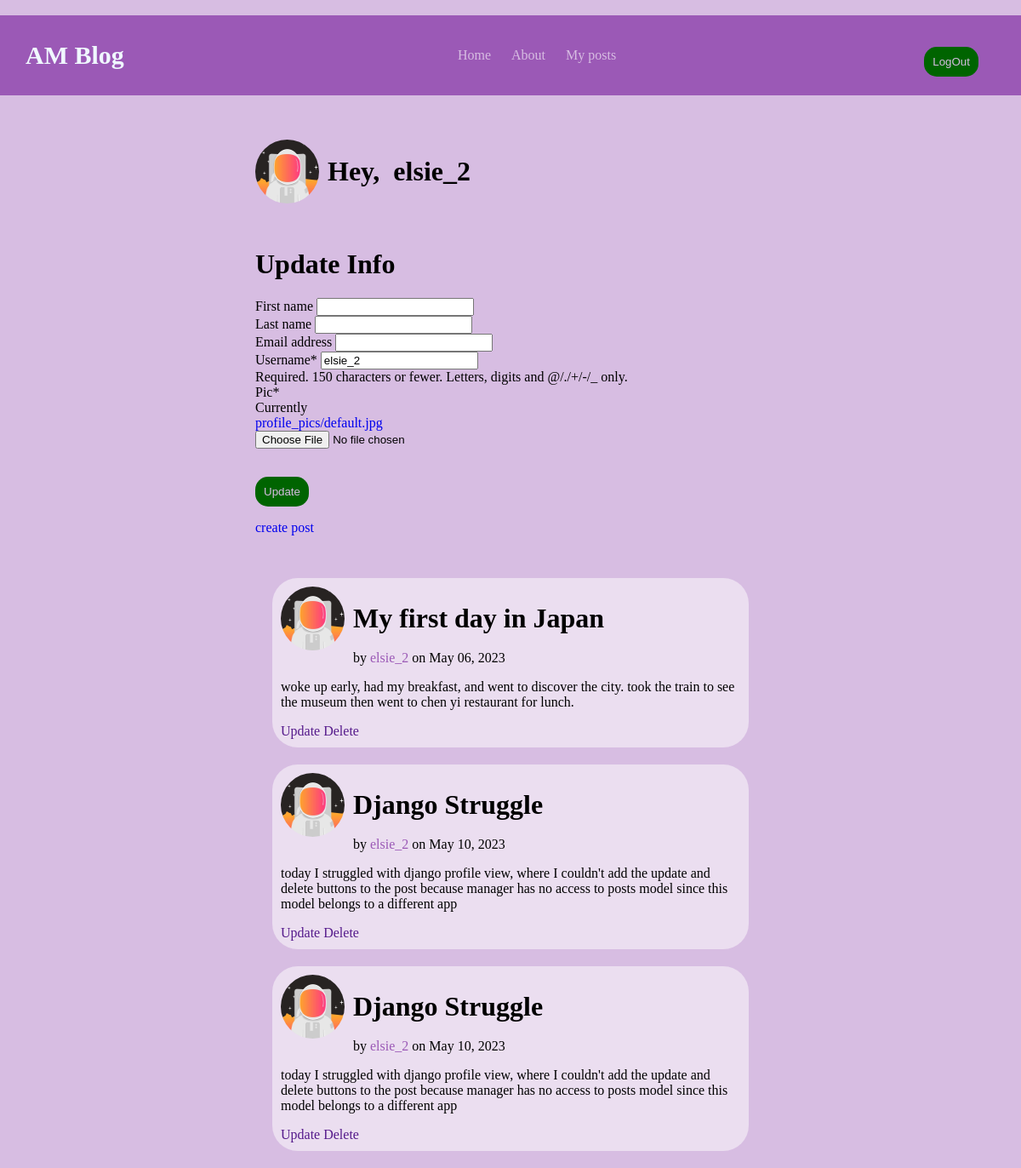
Screenshot of /profile (signed in) with the database file from the repository.
### users/models.py (models this page shows, shortened)
class profile(models.Model):
    user = models.OneToOneField(User, on_delete=models.CASCADE)
    pic = models.ImageField(default='profile_pics/default.jpg',upload_to='profile_pics')

### Blog/models.py (models this page shows, shortened)
class posts(models.Model):
    title = models.CharField(max_length=30)
    content = models.TextField()
    date = models.DateField(default=timezone.now)
    auth = models.ForeignKey(User, on_delete=models.CASCADE)

### users/views.py (the view)
# urls.py: path('profile',users_views.profile,name='profile'),
@login_required
def profile(request):
    if request.method == 'POST':
        u_form = updateinfo(request.POST, instance=request.user)
        u_pic = updatepic(request.POST, request.FILES, instance=request.user.profile)
        if u_form.is_valid():
            u_form.save()
        else:
            u_form = updateinfo
        if u_pic.is_valid():
            u_pic.save()
        else:
            u_pic = updatepic
    else:
        u_form = updateinfo(instance=request.user)
        u_pic = updatepic(instance=request.user.profile)
    context = {
        'u_form': u_form,
        'u_pic': u_pic,
        'posts': posts.objects.all(),
    }
    return render(request,'users/profile.html', context)

### users/forms.py
class updateinfo(forms.ModelForm):
    class Meta:
        model = User
        fields = ['first_name', 'last_name','email','username']

class updatepic(forms.ModelForm):
    class Meta:
        model = profile
        fields = ['pic']

### users/templates/users/profile.html (shortened to what this page needs)
﻿{%extends 'blog/base.html'%}
{% load crispy_forms_tags %}
{% block content%}
<div class="post-head container">
    <img src="{{user.profile.pic.url}}" alt="profile picture" />
    <h1>Hey, &nbsp;{{user.username}}</h1>
</div>
<div class="container">
    <h1>Update Info</h1>
    <form method="POST" enctype="multipart/form-data">
        {{u_form |crispy}}
        {{u_pic | crispy}}
        <br />
        <button type="submit">Update</button>
    </form>
    <a href="{%url 'post-create'%}">create post</a>
</div>
<div class="container">
    {%for post in posts%}
        {% if post.auth == user %}
    <div class="post-cont">
        <div class="post-head">
            <img src="{{ post.auth.profile.pic.url }}" alt="Alternate Text" />
            <h1 style="margin:0"> {{ post.title}} </h1>
        </div>
        <div style="margin-left:85px">
            <p style="display:inline"> by <p style="color: #9B59B6; display: inline">{{post.auth}}</p> on {{post.date | date:"F d, Y"}}</p>
        </div>
        <div>
            <p> {{post.content}} </p>
        </div>
        <div>
            <a href="">Update</a>
            <a href="">Delete</a>
        </div>
    </div>
        {%endif%}
    {%endfor%}
</div>
{%endblock%}

### Blog/templates/Blog/base.html (shortened to what this page needs)
{% load static %}
<!DOCTYPE html>
<html lang="en" xmlns="http://www.w3.org/1999/xhtml">
<head>
    <link href="{% static 'Blog/styles.css' %}" rel="stylesheet" />
</head>
<body>
    <div class="nav">
        <nav>
            <p class="logo">AM Blog</p>
        </nav>
        <div>
            <a class="elm" href="{% url 'blog-home' %}">Home</a>
            <a class="elm" href="#">About</a>
            <a class="elm" href="{%url 'profile' %}">My posts</a>
        </div>
        <div class="reg">
            {% if user.is_authenticated%}
                <button onclick="location.href={% url 'logout' %} ">LogOut</button>
            {%else%}
                <button onclick="location.href={% url 'login' %} ">Login</button>
                <button onclick="location.href = {% url 'register' %} ">Register</button>
            {%endif%}
        </div>
    </div>
    {%block content%}{%endblock%}
</body>
</html>

### Blog/static/Blog/styles.css (style rules this page uses)
.nav { display: flex; justify-content: space-between; align-items: center; background-color: #9B59B6; margin-top:0px; }
.logo { font-family:Papyrus, Rockwell, Goudy Old Style; color:aliceblue; font-weight:bolder; font-size:30px; margin:30px; }
.elm { margin: 0 10px; color: #D7BDE2; text-decoration:none; }
button { margin-right:50px; margin-top:15px; text-align:center; border-radius:15px; padding:10px; background-color:darkgreen; color:#D7BDE2; border:none; cursor:pointer; }
body { margin: 0; }
img { width:75px; height:75px; border-radius:100px; margin-right:10px; }
.container { max-width:50%; margin-left:300px; margin-top:50px; }
.post-cont { border-radius: 30px; background-color: #EBDEF0; margin: 20px; padding: 10px; max-height: 300px; overflow-y: auto; }
.post-head { display:flex; align-items:center; }
a { text-decoration:none; }

### rows the page displays
posts: auth.profile.pic (placeholder picture), title "My first day in Japan", auth "elsie_2", date "May 06, 2023", content "woke up early, had my breakfast, and went to discover the city. took the train to see the museum then went to chen yi restaurant for lunch."
posts: auth.profile.pic (placeholder picture), title "Django Struggle", auth "elsie_2", date "May 10, 2023", content "today I struggled with django profile view, where I couldn't add the update and delete buttons to the post because manager has no access to posts model since this model belongs to a different app"
posts: auth.profile.pic (placeholder picture), title "Django Struggle", auth "elsie_2", date "May 10, 2023", content "today I struggled with django profile view, where I couldn't add the update and delete buttons to the post because manager has no access to posts model since this model belongs to a different app"

### other values shown
{{ user.username }} "elsie_2"
